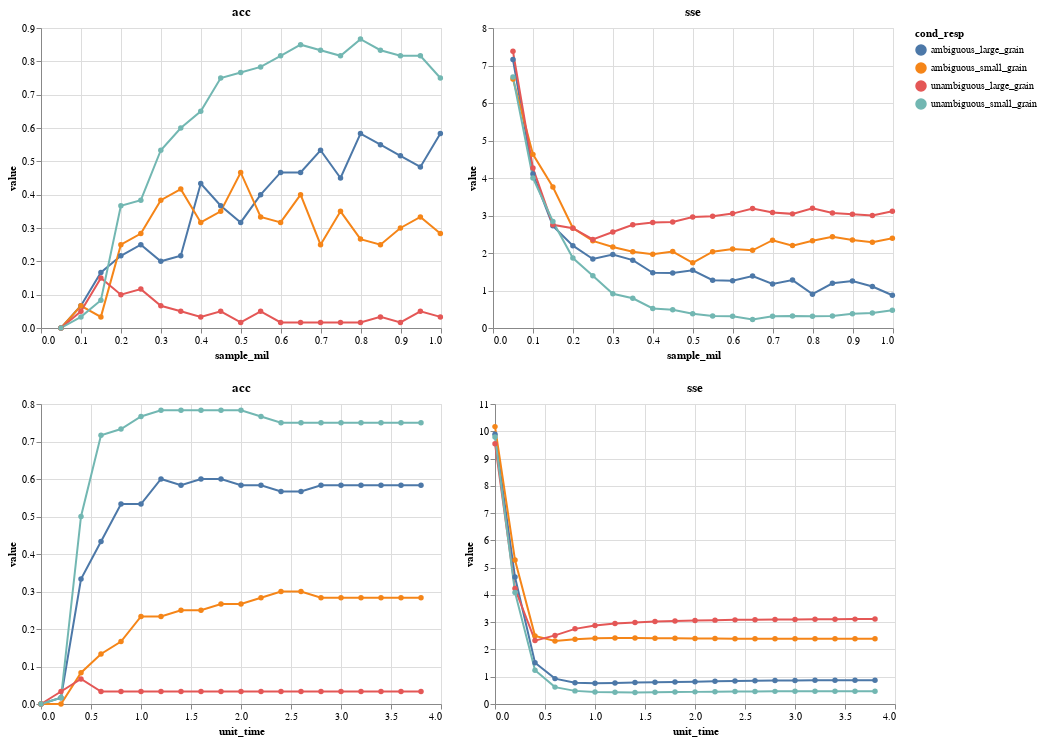

The code cell stored with this chart in its notebook:
### Markdown cell above
## Grain
Terminology remarks:
- Condition
    - Ambiguous = Experimental = Critical
    - Unambiguous = Control
- Response
    - Large grain = decode using context
    - Small grain = decode using GPC

### Code cell
from my_eval import grain

grain = grain(model, cfg, data)
grain.start_evaluate()

gdev = grain.plot_development()
gtim = grain.plot_time_course()

g = gdev & gtim
g.save(cfg.path_plot_folder + 'grain_plots.html')
g

### Figure 1 — Vega-Lite specification as saved in the notebook (floating-point values rounded to 4 significant figures; data arrays with more than 128 entries replaced by an {"elided": "..."} marker saying what was removed)
{"datasets": {"data-58ed0ef93cd637f702ee9cc434935431": {"elided": "160 records"}, "data-f732d3ad3dd0119d672f77ac22d4c704": {"elided": "160 records"}}, "config": {"view": {"continuousHeight": 300, "continuousWidth": 400}}, "$schema": "https://vega.github.io/schema/vega-lite/v4.0.2.json", "vconcat": [{"data": {"name": "data-f732d3ad3dd0119d672f77ac22d4c704"}, "hconcat": [{"selection": {"selector004": {"on": "click", "type": "single", "empty": "all", "fields": ["condition"]}}, "title": "acc", "transform": [{"filter": "(datum.metric === 'acc')"}], "encoding": {"opacity": {"value": 0, "condition": {"selection": "selector004", "value": 1}}, "tooltip": [{"field": "epoch", "type": "quantitative"}, {"field": "timestep", "type": "quantitative"}, {"field": "sample", "type": "quantitative"}, {"field": "value", "type": "quantitative"}], "x": {"field": "sample_mil", "type": "quantitative"}, "y": {"field": "value", "type": "quantitative"}, "color": {"field": "cond_resp", "type": "nominal"}}, "mark": {"type": "line", "point": true}}, {"selection": {"selector004": {"on": "click", "type": "single", "empty": "all", "fields": ["condition"]}}, "title": "sse", "transform": [{"filter": "(datum.metric === 'sse')"}], "encoding": {"opacity": {"value": 0, "condition": {"selection": "selector004", "value": 1}}, "tooltip": [{"field": "epoch", "type": "quantitative"}, {"field": "timestep", "type": "quantitative"}, {"field": "sample", "type": "quantitative"}, {"field": "value", "type": "quantitative"}], "x": {"field": "sample_mil", "type": "quantitative"}, "y": {"field": "value", "type": "quantitative"}, "color": {"field": "cond_resp", "type": "nominal"}}, "mark": {"type": "line", "point": true}}]}, {"data": {"name": "data-58ed0ef93cd637f702ee9cc434935431"}, "hconcat": [{"selection": {"selector005": {"on": "click", "type": "single", "empty": "all", "fields": ["condition"]}}, "title": "acc", "transform": [{"filter": "(datum.metric === 'acc')"}], "encoding": {"opacity": {"value": 0, "condition": {"selection": "selector005", "value": 1}}, "tooltip": [{"field": "epoch", "type": "quantitative"}, {"field": "timestep", "type": "quantitative"}, {"field": "sample", "type": "quantitative"}, {"field": "value", "type": "quantitative"}], "x": {"field": "unit_time", "type": "quantitative"}, "y": {"field": "value", "type": "quantitative"}, "color": {"field": "cond_resp", "type": "nominal"}}, "mark": {"type": "line", "point": true}}, {"selection": {"selector005": {"on": "click", "type": "single", "empty": "all", "fields": ["condition"]}}, "title": "sse", "transform": [{"filter": "(datum.metric === 'sse')"}], "encoding": {"opacity": {"value": 0, "condition": {"selection": "selector005", "value": 1}}, "tooltip": [{"field": "epoch", "type": "quantitative"}, {"field": "timestep", "type": "quantitative"}, {"field": "sample", "type": "quantitative"}, {"field": "value", "type": "quantitative"}], "x": {"field": "unit_time", "type": "quantitative"}, "y": {"field": "value", "type": "quantitative"}, "color": {"field": "cond_resp", "type": "nominal"}}, "mark": {"type": "line", "point": true}}]}]}
